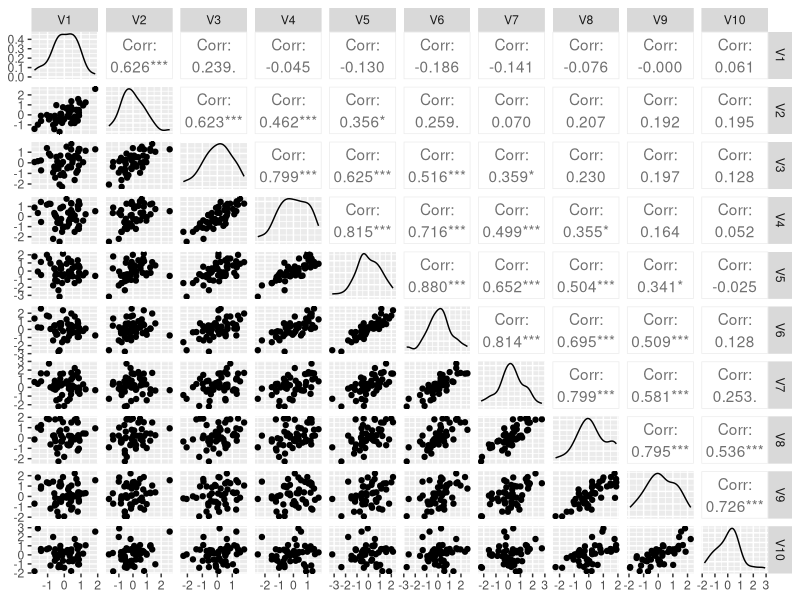
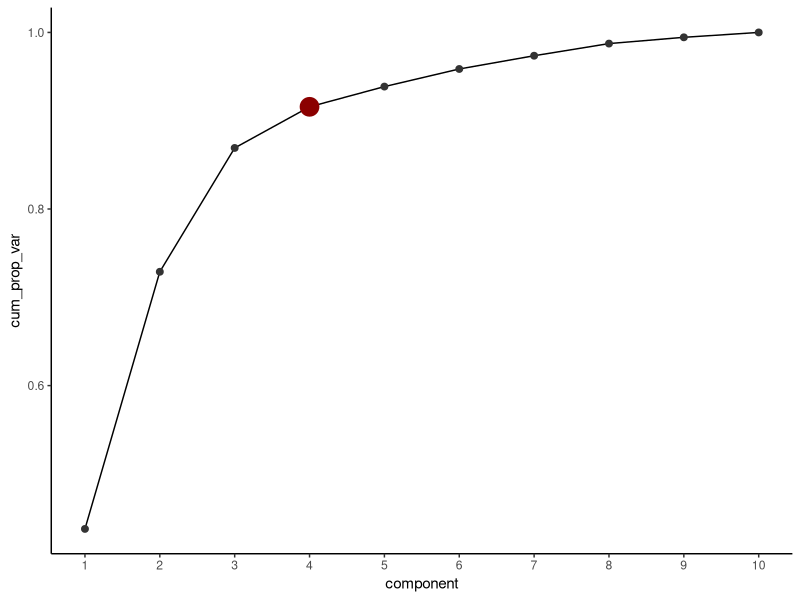

These charts were generated, in order, by the following R code: (Note: this script raises an error after producing the figures.)
## ---- chunk 1
knitr::opts_chunk$set(echo = TRUE)
## ---- chunk 2
library(Matrix)
library(irlba)
library(microbenchmark)
library(tidyverse)
library(GGally)
## ---- chunk 3
GetCov <- function(p, m, max.cov = .5, sparse = T) {
  # Generate a covariance matrix with limited off-diagonal elements.
  #
  # Args:
  #   p: dimensionality of the cov mat
  #   m: number non-zero elements in each direction off the diagonal
  #   max.cov: maximum covariance between variables
  #   sparse: whether to use sparse data structure (Matrix vs matrix)
  #
  # Returns:
  #   A matrix with nonzeros close to the diagonal and zeros everywhere else
  #   Each row will look like 
  #       0 0 0 0 0 .1 .2 ... .9 1 .9  ... .2 .1 0 0 0 0 0

  # generate a sequence of covariances from 0 to max.cov
  r <- seq(from = max.cov, to = 0, length.out = m + 1)
  # remove the last element (0)
  r <- r[-length(r)]
  
  # generate an empty covariance matrix 
  # (defined as a sparse matrix if specified)
  if (sparse) {
    mat <- Matrix(0, nrow = p, ncol = p, sparse = T)
  } else {
    mat <- matrix(0, nrow = p,ncol = p)
  }
  
  # fill in the lower diagonal of the covariance marix with covariance values
  for (i in 1:length(r)) {
    # identify the off-diagnoal matrix indices 
    index <- seq(from = i + 1, by = p + 1, length.out = p - i )
    # fill in all lower off-diagonal indices with current covariance value
    mat[index] <- r[i]
  }
  
  # fill in the upper off-diagonals of the matrix
  mat <- mat + t(mat)
  # fill in the diagonal with 1s
  diag(mat) <- 1
  return(mat)
}
## ---- chunk 4
# Model parameters.
p <- 10     # The dimension of each observation (number of variables).
m <- 4      # The number of off-diagonal covariance terms in each direction.
## ---- chunk 5
# Get the covariance matrix, set number of non zero off diagonals at 40
# First, use sparse matrices and check the size
cov_sparse <- GetCov(p, m, max.cov = 0.8, sparse = T)
cov_sparse
## ---- chunk 6
# Now use dense matrices and check the size
cov_dense <- GetCov(p, m, max.cov = 0.8, sparse = F)
cov_dense
## ---- chunk 7
# Measure the speed of cholesky deocmposition on each matrix type
microbenchmark(chol(cov_dense), unit = "ms")
microbenchmark(chol(cov_sparse), unit = "ms")
## ---- chunk 8
# perform Cholesky decomposition to obtain the lower triangular factor
L <- t(chol(cov_sparse))
## ---- chunk 9
# sample size of 10,000
n <- 100000
# calculate the simulated dataset
X <- L %*% matrix(rnorm(n * p), nrow = p, ncol = n)
X <- t(X)
# center and scale the dataset
X_scaled <- scale(X, center=TRUE, scale=TRUE)
## ---- chunk 10
round(cov(as.matrix(X)), 1)
cov_sparse
## ---- chunk 11
# take a sample of X
X_sample <- as.data.frame(X_scaled) %>%
  sample_n(50)
# plot a pairwise scatterplot matrix
GGally::ggpairs(X_sample)
## ---- chunk 12
# Calculate the PCA using various methods.
# Using the built-in method.
microbenchmark(
  prcomp <- prcomp(X_scaled, center=FALSE, scale=FALSE),
  times=1, unit="ms")

# Use eigen.
microbenchmark(
  eigen <- eigen(cov(X_scaled)),
  times=1, unit="ms")

# Use svd (singular value decomposition)
microbenchmark(
  svd <- svd(X_scaled / sqrt(nrow(X_scaled) - 1), nu=5, nv=5),
  times=1, unit="ms")

# Use the irlba library to calculate the first few elements of an SVD.
microbenchmark(
  irlba <- irlba(X_scaled / sqrt(nrow(X_scaled) - 1), nu = 5, nv = 5),
  times=1, unit="ms")
## ---- chunk 13
# Check the eigenvalues.
data.frame(eigen = eigen$values,
      prcomp = prcomp$sdev^2,
      svd = svd$d^2,
      irlba = irlba$d^2) %>%
  round(2)

# Check the first eigenvector.
data.frame(eigen = eigen$vectors[,1],
           prcomp = prcomp$rotation[,1],
           svd = svd$v[,1],
           irlba = irlba$v[,1]) %>% 
  round(2) %>% head
## ---- chunk 14
data.frame(eigenvalue = prcomp$sdev^2,
           component = 1:10) %>%
  mutate(elbow = (component == 4)) %>%
  mutate(cum_prop_var = cumsum(eigenvalue) / sum(eigenvalue)) %>%
  ggplot() + 
  geom_line(aes(x = component, y = cum_prop_var)) +
  geom_point(aes(x = component, y = cum_prop_var, col = elbow, size = elbow)) +
  theme_classic() +
  scale_x_continuous(breaks = 1:10) +
  scale_color_manual(values = c("grey20", "red4")) +
  theme(legend.position = "none")
  

## ---- chunk 15
# load in the heptathlon data
data("heptathlon", package = "HSAUR")
## ---- chunk 16
# Recode data so that the larger value is always "better"
heptathlon_trans <- heptathlon %>% 
  mutate(hurdles = max(hurdles) - hurdles,
         run200m = max(run200m) - run200m,
         run800m = max(run800m) - run800m) %>%
  # remove the score from our transformed dataset
  select(-score)
## ---- chunk 17
# Make a scatter plot matrix
ggpairs(heptathlon_trans)
## ---- chunk 18
# Calculate the PCs
heptathlon_cov <- cov(scale(heptathlon_trans))
heptathlon_eigen <- eigen(heptathlon_cov)
## ---- chunk 19
# calculate proportion of variance explained
data.frame(prop_var = cumsum(heptathlon_eigen$values) / sum(heptathlon_eigen$values),
           component = 1:ncol(heptathlon_trans)) %>%
  # plot a scree plot
  ggplot(aes(x = component, y = prop_var)) +
  geom_bar(stat = "identity") +
  geom_text(aes(x = component, y = prop_var - 0.05, 
                label = paste0(round(100 * prop_var), "%")),
            col = "white") +
  theme_classic() +
  ylab("Cumulative prop of variability explained") +
  xlab("Principal component") +
  scale_x_continuous(breaks = 1:7)
## ---- chunk 20
# rotate the data so that it lives in PC space
# this means that you multiply the data by the eigenvector (rotation) matrix
heptathlon_rotated <- as.matrix(scale(heptathlon_trans)) %*% heptathlon_eigen$vectors
# calculate the correlation between 
cor(heptathlon$score, heptathlon_rotated[, 1])
## ---- chunk 21
heptathlon_rotated <- as.data.frame(heptathlon_rotated)
colnames(heptathlon_rotated) <- paste0("PC", 1:7)
# add score and athlete to the data
heptathlon_rotated <- cbind(heptathlon_rotated,
                            score = heptathlon$score,
                            athlete = rownames(heptathlon))


ggplot(heptathlon_rotated) + 
  geom_point(aes(x = PC1, y = PC2, size = order(score)),
             col = "grey50") +
  ggrepel::geom_text_repel(aes(x = PC1, y = PC2, label = athlete), 
                           alpha = 0.7) +
  theme_classic() +
  scale_size_continuous(name = "judge ranking", 
                        breaks = c(5, 10, 15, 20, 25), 
                        labels = c("worst", "", "", "", "best"))
